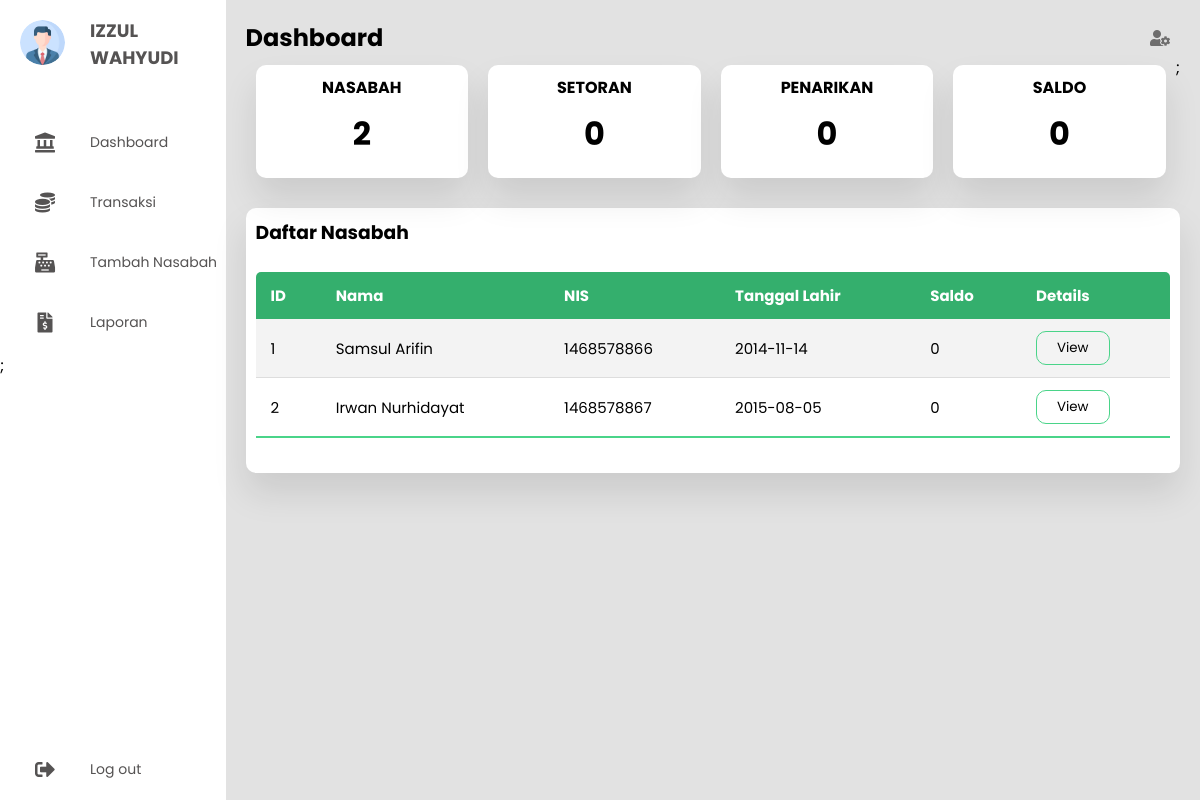
The app's page /beranda.php (signed in) with its own data.
### tables this page shows
CREATE TABLE `akun_admin` (
  `id` int(11) NOT NULL,
  `user_id` varchar(100) NOT NULL,
  `nama` varchar(100) NOT NULL,
  `nip` varchar(10) NOT NULL,
  `saldo` int(11) NOT NULL,
  `penarikan` int(11) NOT NULL,
  `setoran` int(11) NOT NULL,
  `nasabah` int(11) NOT NULL,
  `photo` varchar(100) NOT NULL DEFAULT 'nophoto.png'
);

CREATE TABLE `akun_user` (
  `id` int(11) NOT NULL,
  `user_id` varchar(100) NOT NULL,
  `no_req` varchar(10) NOT NULL,
  `nama` varchar(100) NOT NULL,
  `nis` varchar(10) NOT NULL,
  `tanggal_lahir` date NOT NULL,
  `spp` int(11) NOT NULL,
  `saldo` int(11) NOT NULL DEFAULT 0,
  `photo` varchar(100) NOT NULL DEFAULT 'nophoto.png'
);

### beranda.php (the view, shortened to what this page needs)
<?php
$host = "localhost";
$username = "root";
$password = "";
$database = "saku_siswa";
$connection = mysqli_connect($host, $username, $password, $database);
$userId = $_SESSION['userId'];
if($_SESSION['type']=='admin'){
    $query = "SELECT * FROM akun_admin WHERE user_id = '$userId'";
    $result = mysqli_query($connection, $query);
    $akun = mysqli_fetch_array($result);
    $readfiture = utf8_encode(file_get_contents('data/fiture.json'));
    $fiture = json_decode($readfiture,true)[0]['admin'];
    $query = "SELECT * FROM akun_user";
    $result = mysqli_query($connection, $query);
}else{
    $query = "SELECT * FROM akun_user WHERE user_id = '$userId'";
    $result = mysqli_query($connection, $query);
    $akun = mysqli_fetch_array($result);
    $readfiture = utf8_encode(file_get_contents('data/fiture.json'));
    $fiture = json_decode($readfiture,true)[1]['user'];
}
?>
<!doctype html>
<span style="font-family: verdana, geneva, sans-serif;">
<!DOCTYPE html>
<html lang="en">
<head>
  <link rel="stylesheet" href="style/beranda.css" />
  <link rel="stylesheet" href="https://cdnjs.cloudflare.com/ajax/libs/font-awesome/5.15.4/css/all.min.css"/>
</head>
<body>
  <div class="container">
    <nav>
      <ul>
        <li><a href="#" class="logo">
          <img src="./img/<?= $akun['photo']?>">
          <span class="nav-item"><?= $akun['nama'] ?></span>
        </a></li>
        <?php foreach ($fiture['sideBar'] as $sideBar=>$icon):?>
            <li id="<?= $sideBar ?>"><a href="#">
            <i class="fas fa-<?=$icon?>"></i>
            <span class="nav-item"><?= $sideBar?></span>
            </a></li>
        <?php endforeach;?>;
        <li><a href="logout.php" class="logout">
          <i class="fas fa-sign-out-alt"></i>
          <span class="nav-item">Log out</span>
        </a></li>
      </ul>
    </nav>
    <section class="main">
      <div class="main-top">
        <h1>Dashboard</h1>
        <i class="fas fa-user-cog"></i>
      </div>
      <div class="users">
        <?php foreach ($fiture['Dashboard'] as $dashboard):?>
            <div class="card">
              <h4><?= $dashboard?></h4>
              <h1><?= $akun[$dashboard]?></h1>
            </div>
        <?php endforeach;?>;
      </div>
      <?php if($_SESSION['type']=='admin'): ?>
        <section class="attendance">
          <div class="attendance-list">
            <h1>Daftar Nasabah</h1>
            <table class="table">
              <thead>
                <tr>
                  <th>ID</th>
                  <th>Nama</th>
                  <th>NIS</th>
                  <th>Tanggal Lahir</th>
                  <th>Saldo</th>
                  <th>Details</th>
                </tr>
              <tbody>
              </thead>
              <?php while($rows= mysqli_fetch_assoc($result)):?>
                <tr>
                <td><?= $rows['id']?></td>
                <td><?= $rows['nama']?></td>
                <td><?= $rows['nis']?></td>
                <td><?= $rows['tanggal_lahir']?></td>
                <td><?= $rows['saldo']?></td>
                <td><button>View</button></td>
                </tr>
              <?php endwhile;?>
            </table>
      <?php endif; ?>
        </div>
      </section>
    </section>
  </div>
</body>
</html>
</span>

### style/beranda.css (style rules this page uses)
* { margin: 0; padding: 0; outline: none; border: none; text-decoration: none; box-sizing: border-box; font-family: "Poppins", sans-serif; }
body { background: rgb(226, 226, 226); }
nav { position: sticky; top: 0; bottom: 0; height: 100vh; left: 0; width: 90px; background: #fff; overflow: hidden; transition: 1s; }
.logo { display: flex; margin: 0px 0 0 10px; padding-bottom: 3rem; }
.logo img { margin-top: 10px; width: 45px; height: 45px; border-radius: 50%; }
.logo span { font-weight: bold; text-align: left; width: 150px; padding-left: 15px; font-size: 18px; text-transform: uppercase; }
a { position: relative; width: 280px; font-size: 14px; color: rgb(85, 83, 83); display: table; padding: 10px; }
nav .fas { position: relative; width: 70px; height: 40px; top: 10px; font-size: 20px; text-align: center; }
.nav-item { position: relative; top: 7px; margin-left: 10px; }
.logout { position: absolute; bottom: 0; }
.container { display: flex; }
.main { position: relative; padding: 20px; width: 100%; }
.main-top { display: flex; width: 100%; }
.main-top i { position: absolute; right: 0; margin: 10px 30px; color: rgb(110, 109, 109); cursor: pointer; }
.main .users { display: flex; width: 100%; }
.users .card { width: 50%; margin: 10px; background: #fff; text-align: center; border-radius: 10px; padding: 10px; box-shadow: 0 20px 35px rgba(0, 0, 0, 0.1); }
.users .card h4 { text-transform:uppercase; }
.users .card h1 { text-transform: uppercase; font-size: xx-large; padding-top: 10px; padding-bottom: 10px; }
.attendance { margin-top: 20px; text-transform: capitalize; }
.attendance-list { width: 100%; padding: 10px; margin-top: 10px; background: #fff; border-radius: 10px; box-shadow: 0 20px 35px rgba(0, 0, 0, 0.1); }
.table { border-collapse: collapse; margin: 25px 0; font-size: 15px; min-width: 100%; overflow: hidden; border-radius: 5px 5px 0 0; }
table thead tr { color: #fff; background: #34AF6D; text-align: left; font-weight: bold; }
.table th, .table td { padding: 12px 15px; }
.table tbody tr { border-bottom: 1px solid #ddd; }
.table tbody tr:nth-of-type(odd) { background: #f3f3f3; }
.table tbody tr:last-of-type { border-bottom: 2px solid #4AD489; }
.table button { padding: 6px 20px; border-radius: 10px; cursor: pointer; background: transparent; border: 1px solid #4AD489; }

### records on screen
akun_admin: photo (placeholder picture), nama "IZZUL WAHYUDI", nasabah "2", setoran "0", penarikan "0", saldo "0"
akun_user: id "1", nama "Samsul Arifin", nis "1468578866", tanggal_lahir "2014-11-14", saldo "0"
akun_user: id "2", nama "Irwan Nurhidayat", nis "1468578867", tanggal_lahir "2015-08-05", saldo "0"

### other values on screen
$sideBar "Dashboard"
$sideBar "Transaksi"
$sideBar "Tambah Nasabah"
$sideBar "Laporan"
$dashboard "NASABAH"
$dashboard "SETORAN"
$dashboard "PENARIKAN"
$dashboard "SALDO"
